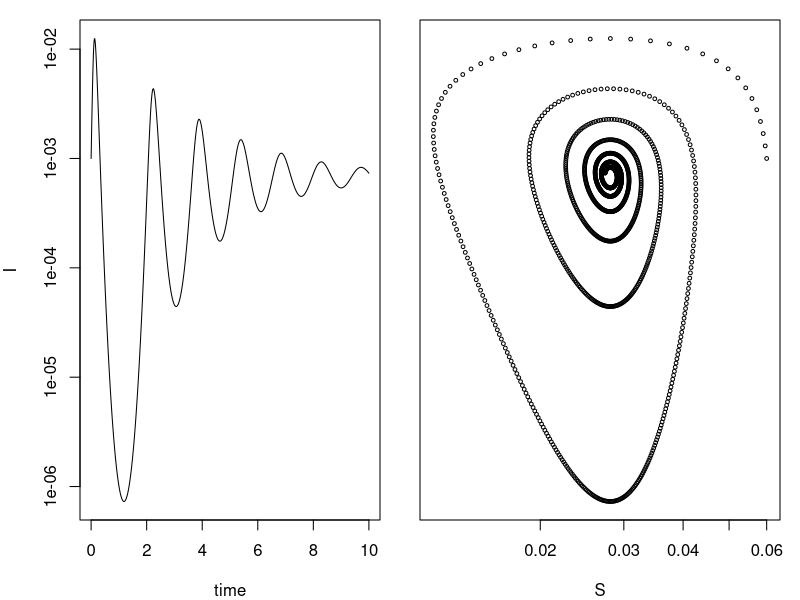

Reproduce this figure in R.
## ---- chunk 1
library(deSolve)                          # deSolve library needed for this computing session
## ---- chunk 2
sir.model <- function (t, x, params) {    # here we begin a function with three arguments
  S <- x[1]                               # create local variable S, the first element of x
  I <- x[2]                               # create local variable I
  R <- x[3]                               # create local variable R
  with(                                   # we can simplify code using "with"
    as.list(params),                      # this argument to "with" lets us use the variable names
    {                                     # the system of rate equations
      dS <- mu*(1-S)-beta*S*I
      dI <- beta*S*I-(mu+gamma)*I
      dR <- gamma*I-mu*R
      dx <- c(dS, dI, dR)                 # combine results into a single vector dx
      list(dx)                            # return result as a list
    }
  )
}
## ---- chunk 3
times <- seq(0, 10, by=1/120)                  # function seq returns a sequence
params <- c(mu=1/50, beta=1000, gamma=365/13)  # function c "c"ombines values into a vector
xstart <- c(S=0.06, I=0.001, R=0.939)          # initial conditions
## ---- chunk 4
out <- as.data.frame(lsoda(xstart, times, sir.model, params)) # result stored in dataframe
## ---- chunk 5
op <- par(fig=c(0, 0.5, 0, 1), mar=c(4, 4, 1, 1))                     # set graphical parameters
plot(I~time, data=out, type='l', log='y')                             # plot the I variable as a line
par(fig=c(0.5, 1, 0, 1), mar=c(4, 1, 1, 1), new=T)                    # re-set graphical parameters
plot(I~S, data=out, type='p', log='xy', yaxt='n', xlab='S', cex=0.5)  # plot phase portrait
par(op)                                                               # re-set graphical parameters
